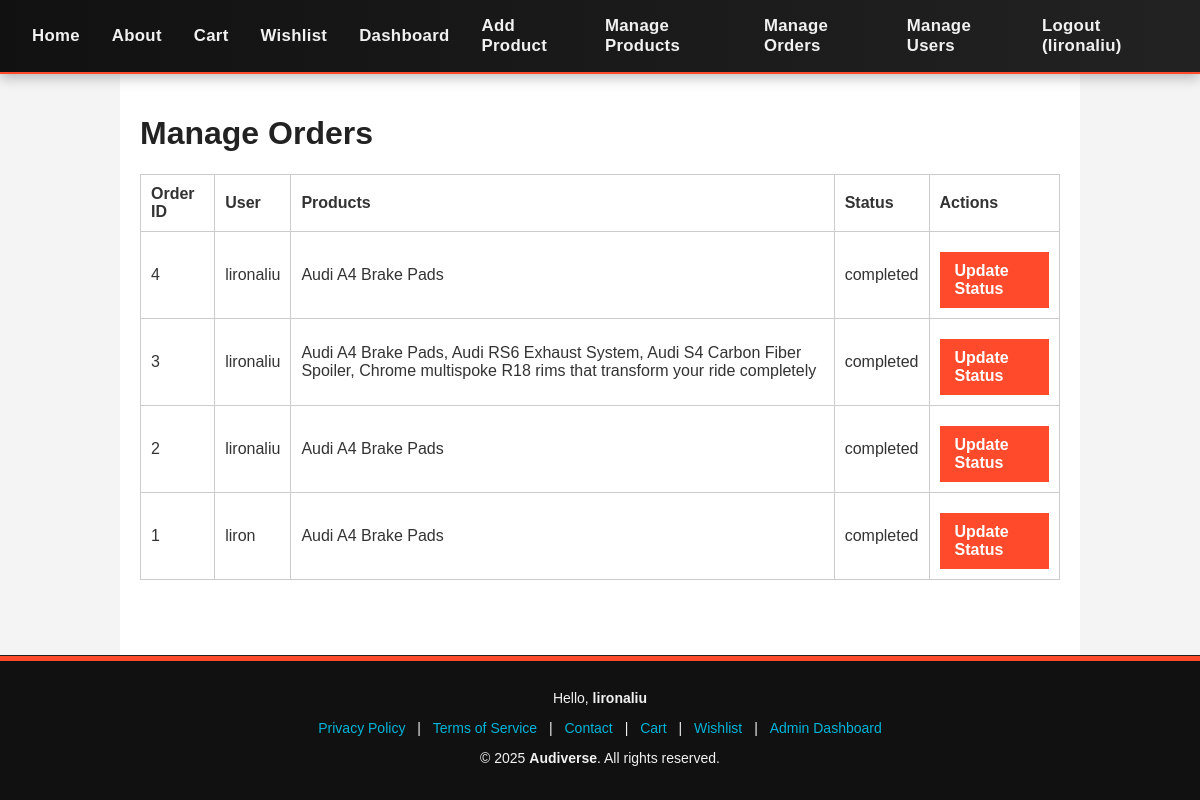
The app's page /admin/manage_orders.php (signed in) with its own data.
### tables this page shows
CREATE TABLE `orders` (
  `id` int(11) NOT NULL,
  `user_id` int(11) NOT NULL,
  `total` decimal(10,2) NOT NULL,
  `status` enum('pending','processing','completed','cancelled') DEFAULT 'pending',
  `created_at` timestamp NOT NULL DEFAULT current_timestamp(),
  `total_price` decimal(10,2) NOT NULL DEFAULT 0.00
);

CREATE TABLE `users` (
  `id` int(11) NOT NULL,
  `username` varchar(100) NOT NULL,
  `email` varchar(150) NOT NULL,
  `password` varchar(255) NOT NULL,
  `role` enum('user','admin') DEFAULT 'user',
  `created_at` timestamp NOT NULL DEFAULT current_timestamp()
);

### admin/manage_orders.php (the view, shortened to what this page needs)
<?php
include(__DIR__ . '/../config/db.php');
include(__DIR__ . '/../includes/header.php');
include(__DIR__ . '/../includes/navbar.php');
$result = $conn->query("
    SELECT o.id AS order_id, u.username, o.status, GROUP_CONCAT(p.name SEPARATOR ', ') AS products
    FROM orders o
    JOIN users u ON o.user_id = u.id
    JOIN order_items oi ON o.id = oi.order_id
    JOIN products p ON oi.product_id = p.id
    GROUP BY o.id
    ORDER BY o.id DESC
");
?>
<div class="container">
    <h1>Manage Orders</h1>
    <table>
        <tr>
            <th>Order ID</th>
            <th>User</th>
            <th>Products</th>
            <th>Status</th>
            <th>Actions</th>
        </tr>
        <?php if ($result->num_rows === 0): ?>
            <tr><td colspan="5">No orders found.</td></tr>
        <?php else: ?>
            <?php while ($order = $result->fetch_assoc()): ?>
                <tr>
                    <td><?php echo $order['order_id']; ?></td>
                    <td><?php echo htmlspecialchars($order['username']); ?></td>
                    <td><?php echo htmlspecialchars($order['products']); ?></td>
                    <td><?php echo htmlspecialchars($order['status']); ?></td>
                    <td>
                        <a class="btn" href="update_order.php?id=<?php echo $order['order_id']; ?>">Update Status</a>
                    </td>
                </tr>
            <?php endwhile; ?>
        <?php endif; ?>
    </table>
</div>
<?php include(__DIR__ . '/../includes/footer.php'); ?>

### assets/css/style.css (style rules this page uses)
* { box-sizing: border-box; font-family: Arial, sans-serif; }
body { margin: 0; background: #f4f4f4; color: #333; }
.container { max-width: 960px; margin: 0 auto; padding: 20px; background: white; }
h1, h2, h3 { color: #222; }
.btn { background: #ff4b2b; color: white; padding: 10px 15px; text-decoration: none; border: none; cursor: pointer; display: inline-block; margin-top: 10px; font-weight: bold; }
table { width: 100%; border-collapse: collapse; margin-top: 15px; }
table, th, td { border: 1px solid #ccc; }
th, td { padding: 10px; text-align: left; }
.btn { transition: transform 0.2s ease, background 0.3s ease; }

### includes/footer.php (style rules this page uses)
body { display: flex; flex-direction: column; min-height: 100vh; margin: 0; }
.container { flex: 1; }

### records on screen
orders: id "4", user.username "lironaliu", products "Audi A4 Brake Pads", status "completed"
orders: id "3", user.username "lironaliu", products "Audi A4 Brake Pads, Audi RS6 Exhaust System, Audi S4 Carbon Fiber Spoiler, Chrome multispoke R18 rims that transform your ride completely", status "completed"
orders: id "2", user.username "lironaliu", products "Audi A4 Brake Pads", status "completed"
orders: id "1", user.username "liron", products "Audi A4 Brake Pads", status "completed"

### other values on screen
$_SESSION['username'] "lironaliu"
